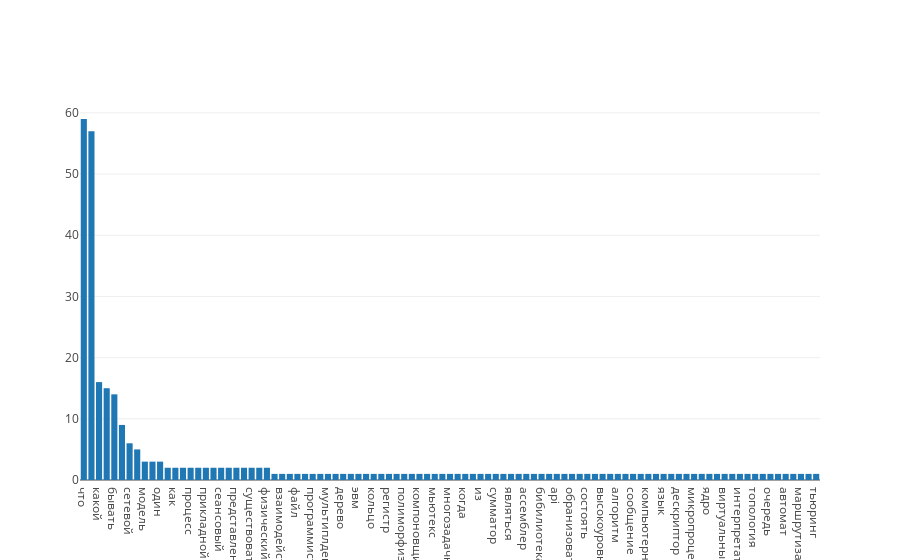

Here is the notebook cell this chart was saved with:
### Markdown cell above
Гистограмма

### Code cell
iplot([go.Bar(x=list(lemmasWithCountDict.keys()), y=list(lemmasWithCountDict.values()))])

### Figure 1 — Plotly figure (JSON) as saved in the notebook; plotly's stock layout.template omitted (floating-point values rounded to 4 significant figures)
{"data": [{"type": "bar", "uid": "8c3bdf68-f07c-47f4-9269-78497b960565", "x": ["что", "такой", "какой", "уровень", "бывать", "протокол", "сетевой", "система", "модель", "операционный", "один", "отладчик", "как", "транспортный", "процесс", "канальный", "прикладной", "файловый", "сеансовый", "память", "представление", "дизассемблер", "существовать", "сеть", "физический", "псевдокод", "взаимодействие", "сокет", "файл", "программирование", "программист", "межпроцессный", "мультиплдексор", "компилятор", "дерево", "ала", "эвм", "наследование", "кольцо", "называться", "регистр", "вызов", "полиморфизм", "процессор", "компоновщик", "разделять", "мьютекс", "интернет", "многозадачность", "шина", "когда", "html", "из", "состояние", "сумматор", "хеширование", "являться", "поток", "ассемблер", "подкачка", "бибилиотека", "создать", "api", "тип", "обранизоваться", "машина", "состоять", "системный", "высокоуровневый", "страница", "алгоритм", "этап", "сообщение", "компиляция", "компьютерный", "гонка", "язык", "семафор", "дескриптор", "звезда", "микропроцессор", "быть", "ядро", "инкапсуляция", "виртуальный", "актой", "интерпретатор", "конечный", "топология", "ооп", "очередь", "кто", "автомат", "сигнал", "маршрутизатор", "блок-схема", "тьюринг"], "y": [59, 57, 16, 15, 14, 9, 6, 5, 3, 3, 3, 2, 2, 2, 2, 2, 2, 2, 2, 2, 2, 2, 2, 2, 2, 1, 1, 1, 1, 1, 1, 1, 1, 1, 1, 1, 1, 1, 1, 1, 1, 1, 1, 1, 1, 1, 1, 1, 1, 1, 1, 1, 1, 1, 1, 1, 1, 1, 1, 1, 1, 1, 1, 1, 1, 1, 1, 1, 1, 1, 1, 1, 1, 1, 1, 1, 1, 1, 1, 1, 1, 1, 1, 1, 1, 1, 1, 1, 1, 1, 1, 1, 1, 1, 1, 1, 1]}], "layout": {}}
